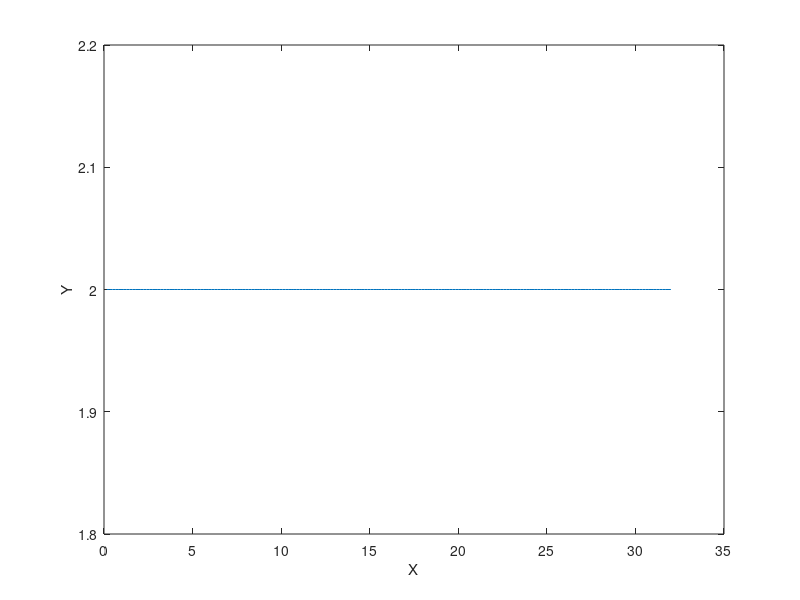

Recreate this plot in MATLAB. (Note: this script raises an error after producing the figure.)
clc;close all;clear all;
%%
% In this demo, MPC will follow a desire path.
% Change i to index inside the Xprd
%% Generate the reference path
Td=1/50;% sample time

% %Reference Line 1
N=200;% number of the points on the path
% Xref=zeros(2*N,3);
% Tout=zeros(2*N,1);
Xref=zeros(N,3);
Tout=zeros(N,1);

for k=1:1:N
    Xref(k,1)=k*Td*8;
    Xref(k,2)=2;
    Xref(k,3)=0;
    Tout(k,1)=(k-1)*Td;
end

%Reference Line 2
% load I_Line.mat;
% N = length(Spiral_Msg(:,1));
% Xref = [Spiral_Msg(:,1),Spiral_Msg(:,2),Spiral_Msg(:,3)];
% Tout = Td*[0:1:N];

figure(1);
plot(Xref(:,1),Xref(:,2)); hold on;
xlabel('X'); ylabel('Y')
%% Tracking a constant reference trajectory
Nx=3;% Status Number  [X]
Nu =2;% Input Number [U: Vx and Yaw Rate]
Horizon =30;
X0 = [0 -1 -pi/6];% Initial Status
[Nr,Nc] =size(Xref); % Nr is the number of rows of Xref 100*3
% Mobile Robot Parameters
%v_ref = 1; % For circular trajectory
v_last = 1; % v_ref from the trajectory or Spd setting
theta_last = 0; %steering angle

x_real=zeros(Nr,Nc); % all real states
x_error=zeros(Nr,Nc); %all error
u_real=zeros(Nr,2); %all control input
u_error=zeros(Nr,2);
x_real(1,:)=X0; % initial State
x_error(1,:)=x_real(1,:)-Xref(1,:); %initial Error, Real Error
X_error=zeros(Nr,Nx*Horizon); % Error by Prediction
Xprd=zeros(Nr,Nx*Horizon); % States by Prediction
q=[0.1 0 0;
      0 0.6 0;
      0 0 0.1];
Q_cell=cell(Horizon,Horizon);

for i=1:1:Horizon
    for j=1:1:Horizon
        if i==j
            Q_cell{i,j}=q;
        else
            Q_cell{i,j}=zeros(Nx,Nx);
        end
    end
end

Q=cell2mat(Q_cell); %60*60 for 3 status in 20 seconds

r = [0.01 0;
       0 0.2];
R_cell=cell(Horizon,Horizon);

for i=1:1:Horizon
    for j=1:1:Horizon
        if i==j
            R_cell{i,j}=r;
        else
            R_cell{i,j}=zeros(Nu,Nu);
        end
    end
end

R=cell2mat(R_cell);
%% MPC Process
%discrete kinematic model
theta_log = [];
for i=1:1:Nr
    psi =x_real(i,3);

    a=[1    0   -v_last*sin(psi)*Td
          0    1     v_last*cos(psi)*Td
          0    0     1];
    
    b=[cos(psi)*Td   0
           sin(psi)*Td    0
             0         Td];
    
    A_cell=cell(Horizon,1);
    B_cell=cell(Horizon,Horizon);
    for j=1:1:Horizon
        A_cell{j,1}=a^j;
        for k=1:1:Horizon
            if k<=j
                B_cell{j,k}=(a^(j-k))*b;
            else
                B_cell{j,k}=zeros(Nx,Nu);
            end
        end
    end
    A=cell2mat(A_cell);
    B=cell2mat(B_cell);
    
    H=2*(B'*Q*B+R);
    f=2*B'*Q*A*x_error(i,:)';
    A_cons=[];
    b_cons=[];
    lb=[-5;-540/180*pi]*Td; %input lower boundary
    ub=[5; 540/180*pi]*Td; %input upper boundary
    
    tic
    [U_e,fval(i,1),exitflag(i,1),output(i,1)]=quadprog(H,f,A_cons,b_cons,[],[],lb,ub);% qp solver
    toc
    
    X_error(i,:)=(A*x_error(i,:)'+B*U_e)';
    
    %% Find current cloest on the ref path
    [index,dis_nearest,X_clst] =  find_closest(Xref, x_real(i,:));
    %%
    
    for j=1:Horizon
       % Xprd(i,1+3*(j-1))=X_error(i,1+3*(j-1))+Xref(min(Nr,index+j),1); %first state
        %Xprd(i,2+3*(j-1))=X_error(i,2+3*(j-1))+Xref(min(Nr,index+j),2); %second state
        %Xprd(i,3+3*(j-1))=X_error(i,3+3*(j-1))+Xref(min(Nr,index+j),3); %third state
        Xprd(i,1+3*(j-1))=X_error(i,1+3*(j-1))+Xref(min(i+j,Nr),1); %first state
        Xprd(i,2+3*(j-1))=X_error(i,2+3*(j-1))+Xref(min(i+j,Nr),2); %second state
        Xprd(i,3+3*(j-1))=X_error(i,3+3*(j-1))+Xref(min(i+j,Nr),3); %third state 
    end
    
    u_error(i,1)=U_e(1,1);
    u_error(i,2)=U_e(2,1);
    
    X00=x_real(i,:);
    vdx1=v_last+u_error(i,1); % v_last +_2
    theta2=theta_last+u_error(i,2);
    
    theta_log(i) = theta2;
    
    if theta2 ==0
        theta2 = 0.000001;
    end
    
    XOUT=dsolve('Dx-vdx1*cos(z)=0',...
                              'Dy-vdx1*sin(z)=0',...
                              'Dz-theta2=0',...
                              'x(0)=X00(1)',...
                              'y(0)=X00(2)',...
                              'z(0)=X00(3)');
    t=Td;
    x_real(i+1,1)=eval(XOUT.x);
    x_real(i+1,2)=eval(XOUT.y);
    x_real(i+1,3)=eval(XOUT.z);
    
    if  abs(x_error(end,2)) >0.1
        preview =0;
    else
        preview =1;
    end
    
    if(i<Nr)
     %   x_error(i+1,:)=x_real(i+1,:)-Xref(min(Nr,index+preview),:); %preview control the error dynamic, which 
           x_error(i+1,:)=x_real(i+1,:)-Xref(i,:);  %Error bring in the velocity information 
    end

   if v_last > 10
        v_last = 10;
    else if v_last <0
            v_last =0;
        end
    end
    if theta_last >pi/4 % maximum steering angle
        theta_last = pi/4;
    else if theta_last <-pi/4
            theta_last = -pi/4;
        end
    end
    
    u_real(i,1)=v_last+u_error(i,1);
    v_last = u_real(i,1);
    u_real(i,2)=0+u_error(i,2);
    theta_last = u_real(i,2);    

    figure(1);
    plot(x_real(i,1),x_real(i,2),'ro');
    title('Path Follow Result');
    xlabel('X');
    %axis([-1 8 -3 3]);
    ylabel('Y');
    axis equal;
    hold on;
    for k=1:1:Horizon
        X(i,k+1)=Xprd(i,1+3*(k-1)); % x
        Y(i,k+1)=Xprd(i,2+3*(k-1)); % y
    end
    X(i,1)=x_real(i,1);
    Y(i,1)=x_real(i,2);
    plot(X(i,:),Y(i,:),'g-.')
    hold on;
    
end
% figure(5)
% plot(X(2,:),Y(2,:),'b');
%% Plot
figure(2)
subplot(3,1,1);
plot(Tout(1:Nr),Xref(1:Nr,1),'--','linewidth',2);
hold on;
plot(Tout(1:Nr),x_real(1:Nr,1),'k');
legend('Desired','Real')

ylabel('X')
subplot(3,1,2);
plot(Tout(1:Nr),Xref(1:Nr,2),'--','linewidth',2);
hold on;
plot(Tout(1:Nr),x_real(1:Nr,2),'k');
legend('Desired','Real')

ylabel('Y')
subplot(3,1,3);
plot(Tout(1:Nr),Xref(1:Nr,3),'--','linewidth',2);
hold on;
plot(Tout(1:Nr),x_real(1:Nr,3),'k');
legend('Desired','Real')
hold on;

xlabel('Time[s]')
ylabel('\theta')
 
figure(3)
subplot(2,1,1);
plot(Tout(1:Nr),u_real(1:Nr,1));
ylabel('Vx')
subplot(2,1,2)
plot(Tout(1:Nr),u_real(1:Nr,2));
xlabel('Time[s]');
ylabel('Theta[rad]')

figure(4)
subplot(3,1,1);
plot(Tout(1:Nr),x_error(1:Nr,1),'k');
hold on
title('Overall Error')
%grid on;
ylabel('e(x)');
subplot(3,1,2);
plot(Tout(1:Nr),x_error(1:Nr,2),'k');
%grid on;
ylabel('e(y)');
subplot(3,1,3);
plot(Tout(1:Nr),x_error(1:Nr,3),'k');
%grid on;
xlabel('Time[s]');
ylabel('e(\theta)');

figure(5)
plotyy(Tout(1:Nr),x_error(1:Nr,1),Tout(1:Nr),u_real(1:Nr,1));
legend('error in x-direction','V')